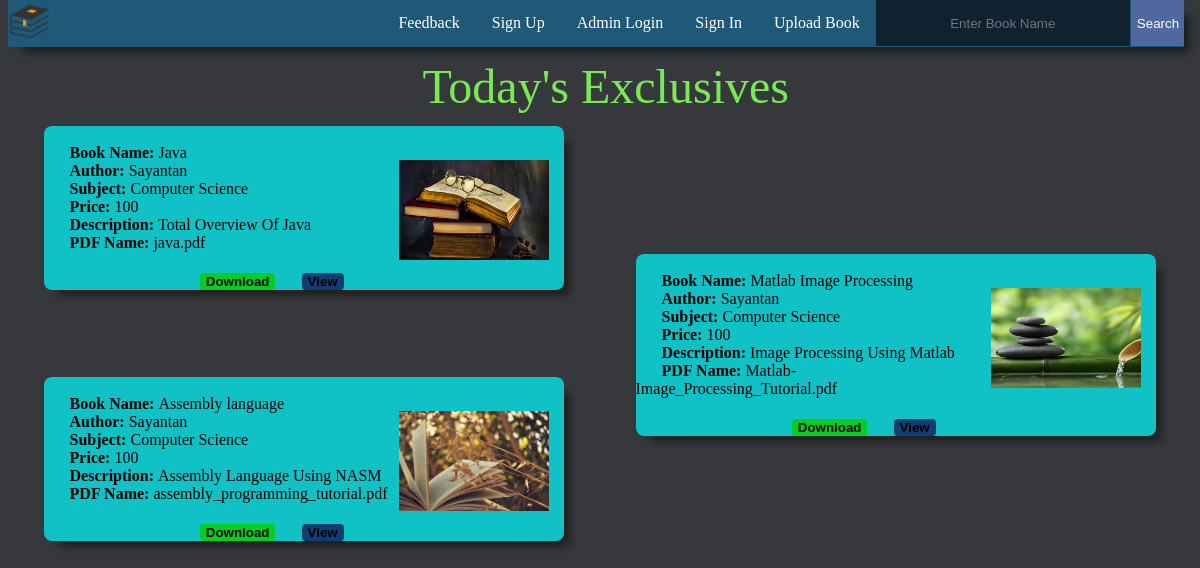
The page / on the database its author committed.
### tables this page shows
CREATE TABLE `upload_record` (
  `ID` int(11) NOT NULL,
  `Email` char(50) DEFAULT NULL,
  `Book_Name` char(30) DEFAULT NULL,
  `Author` char(30) DEFAULT NULL,
  `Subject` char(30) DEFAULT NULL,
  `Price` int(11) DEFAULT NULL,
  `Description` text,
  `PDF_Name` text,
  `Image_Name` text,
  `downloads` int(11) DEFAULT '0',
  `views` int(11) DEFAULT '0',
  `Upload_Date_Time` datetime DEFAULT CURRENT_TIMESTAMP,
  `Priority_Points` int(11) DEFAULT '0'
);

### index.php (the view, shortened to what this page needs)
<!DOCTYPE html>
<html>
<link rel="stylesheet" type="text/css" href="css/navigation_panel.css" />
<link rel="stylesheet" type="text/css" href="css/Exclusive_Add.css" />
<body bgcolor="#37383b" style="background-size:cover;height: 100%">
<ul class="navigation_bar">
<li style="float: left;"><img src="images/logo.png" width="42%" title="Next Book Store" /></li>
<form method="GET" action="<?php echo htmlspecialchars('php/Search_Record.php') ?>">
<li style="float: right"><input type="submit" name="submit" value="Search" /></li>
<li style="float: right"><input type="text" placeholder="Enter Book Name" name="Book_Name" required /></li>
</form>
<li style="float: right;"><a href="Upload_Book.php">Upload Book</a></li>
<li style="float: right;"><a href="Sign_In.php">Sign In</a></li>
<li style="float: right;"><a href="Admin_Login.php">Admin Login</a></li>
<li style="float: right;"><a href="Sign_Up.php">Sign Up</a></li>
<li style="float: right;"><a href="mailto:sandipanroy177@gmail.com?subject=Feedback&body=">Feedback</a></li>
</ul>
<div style="margin-top: 5%">
<span style="padding-left: 35%"><font face="Cooper Black" size="13" color="#77ea54">Today's Exclusives</font></span>
</div>
<?php
require("php/Connection.php");
$cmd_fetch="SELECT * FROM exclusive_add";
$i=0;
	$res_fetch=mysqli_query($Connection,$cmd_fetch);
	while($Disp=mysqli_fetch_assoc($res_fetch))
	{
	$Exclusive[$i]=$Disp['ID'];
	$i=$i+1;
	}
$Command="SELECT * FROM upload_record WHERE (ID='$Exclusive[0]' or ID='$Exclusive[1]' or ID='$Exclusive[2]')";
	$Result=mysqli_query($Connection,$Command);
	$Class_Name=array("Add1","Add2","Add3");
	$i=0;
	while($Display=mysqli_fetch_assoc($Result))
	{
	echo "<div class=".$Class_Name[$i].">";
		echo "<br>";
		echo "<span style='padding-left: 5%'><b>Book Name: </b></span>".$Display['Book_Name'];
		echo "<img src='php/Image_uploads/".$Display['Image_Name']."'height='100' width='150' align='right' style='margin-top: 3%;margin-right: 3%'/>"."<br>";
		echo "<span style='padding-left: 5%'><b>Author: </b></span>".$Display['Author']."<br>";
		echo "<span style='padding-left: 5%'><b>Subject: </b></span>".$Display['Subject']."<br>";
		echo "<span style='padding-left: 5%'><b>Price: </b></span>".$Display['Price']."<br>";
		echo "<span style='padding-left: 5%'><b>Description: </b></span>".$Display['Description']."<br>";
		echo "<span style='padding-left: 5%'><b>PDF Name: </b></span>".$Display['PDF_Name']."<br>";
		echo "<a href='php/Download_PDF.php?id=".$Display['ID']."&PDF_Name=".$Display['PDF_Name']."'>";
		echo "<span style='padding-left: 30%'><button style='background-color: #07cc21;border: none;cursor:pointer;border-radius: 4px;margin-top: 4%' type='button'><b>Download</b></button></span>";
		echo "</a>";
		echo "<a href='php/View_PDF.php?id=".$Display['ID']."&PDF_Name=".$Display['PDF_Name']."'>";
		echo "<span style='padding-left: 5%'><button style='background-color: #113e71;border:none; cursor:pointer;border-radius: 4px;margin-top: 4%' type='button'><b>View</b></button></span>";
		echo "</a>";
		echo "</div>";
		$i=$i+1;
	}
?>
</body>
</html>

### css/navigation_panel.css (style rules this page uses)
ul { list-style-type: none; top: 0; margin-top: 0; padding: 0; overflow: hidden; position: fixed; width: 98%; background-color: rgba(10,120,180,0.5); box-shadow: 10px 10px 8px -5px #1c1c1d; }
li { float: left; }
li a { display: block; color: white; text-align: center; padding: 14px 16px; text-decoration: none; }
input[type=submit] { border: none; color: white; text-align: center; display: block; background-color: rgba(130,120,200,0.5); height: 46px; margin-left: 2%; text-decoration: none; width: 100%; }
input[type=text] { border: none; text-align: center; color: white; display: block; background-color: rgba(10,12,18,0.7); height: 44px; width: 250px; }

### css/Exclusive_Add.css (style rules this page uses)
.Add1 { margin-top: 1%; margin-left: 3%; margin-right: 53%; border-radius: 8px; background-color: rgba(0,251,255,0.7); box-shadow: 10px 10px 8px -5px #1c1c1d; }
.Add2 { margin-top: -3%; margin-left: 53%; margin-right: 3%; border-radius: 8px; background-color: rgba(0,251,255,0.7); box-shadow: 10px 10px 8px -5px #1c1c1d; }
.Add3 { margin-top: -5%; margin-left: 3%; margin-right: 53%; border-radius: 8px; background-color: rgba(0,251,255,0.7); box-shadow: 10px 10px 8px -5px #1c1c1d; }

### rows shown on the page
upload_record: Book_Name "Java", Image_Name (picture), Author "Sayantan", Subject "Computer Science", Price "100", Description "Total Overview Of Java", PDF_Name "java.pdf"
upload_record: Book_Name "Matlab Image Processing", Image_Name (picture), Author "Sayantan", Subject "Computer Science", Price "100", Description "Image Processing Using Matlab", PDF_Name "Matlab-Image_Processing_Tutorial.pdf"
upload_record: Book_Name "Assembly language", Image_Name (picture), Author "Sayantan", Subject "Computer Science", Price "100", Description "Assembly Language Using NASM", PDF_Name "assembly_programming_tutorial.pdf"
